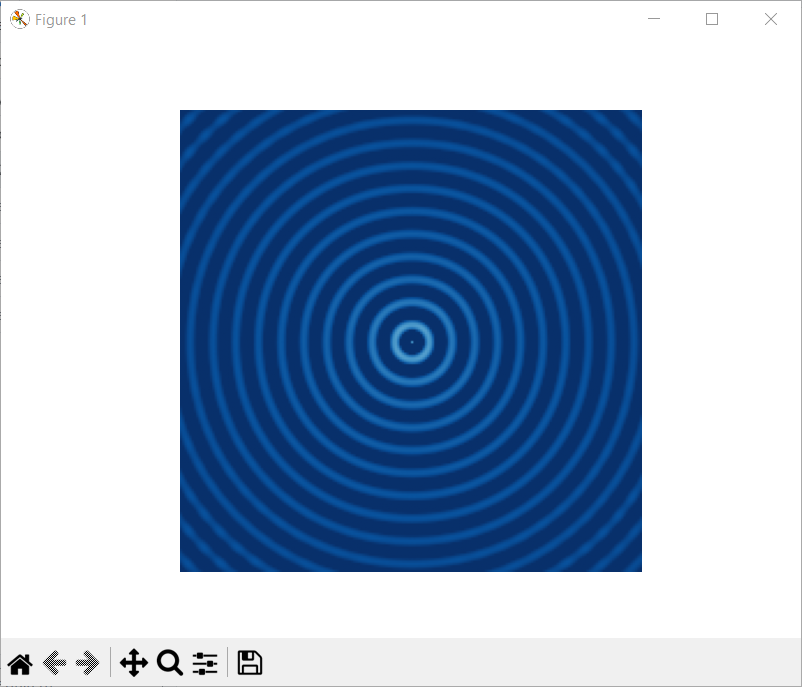

Source code (Python):
import numpy as np
import matplotlib.pyplot as plt
import matplotlib.animation as animation
from wave_eqn2d import WaveEqn2D

A = 80
dt = 1
T = 50
freq = 2 * np.pi / T
nx = ny = 200
sim = WaveEqn2D(nx, ny, dt=dt, use_mur_abc=True)

fig, ax = plt.subplots()
ax.axis("off")
img = ax.imshow(sim.u[0], vmin=0, vmax=40, cmap='Blues_r')

def update(i):
    """Advance the simulation by one tick."""
    # A regular sinusoidal signal at the centre of the domain.
    sim.u[0, ny//2, nx//2] = A * np.sin(i * freq)
    sim.update()

def init():
    """
    Initialization, because we're blitting and need references to the
    animated objects.
    """
    return img,

def animate(i):
    """Draw frame i of the animation."""
    update(i)
    img.set_data(sim.u[0])
    return img,

"Running the simulation"
interval, nframes = sim.dt, 100000
ani = animation.FuncAnimation(fig, animate, frames=nframes,
                              repeat=False,
                              init_func=init, interval=interval, blit=True)
plt.show()
